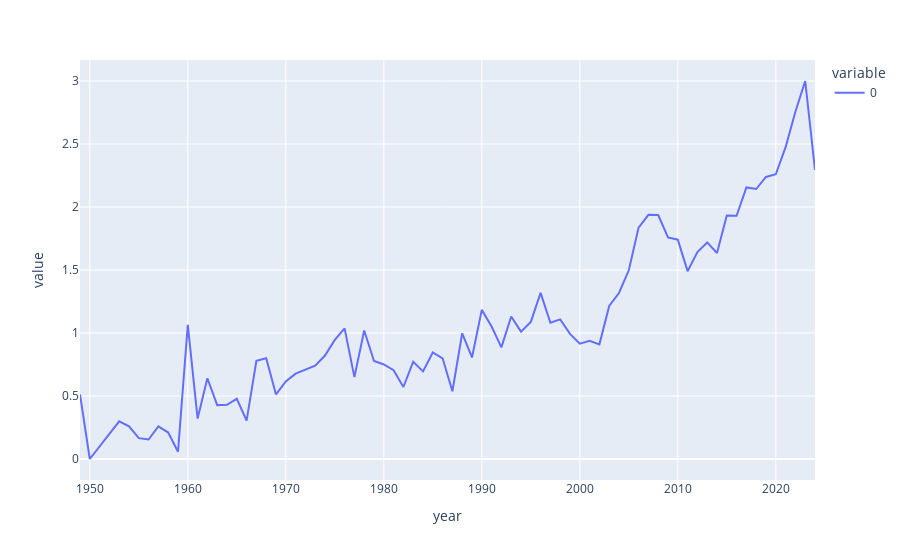

Write notebook code for a chart like this one.
### Code cell
complexity_index = normalized_avg_pieces+normalized_avg_diff_pieces+normalized_avg_diff_colors
complexity_index.plot()

### Figure 1 — Plotly figure (JSON) as saved in the notebook; plotly's stock layout.template omitted (floating-point values rounded to 4 significant figures)
{"data": [{"hovertemplate": "variable=0<br>year=%{x}<br>value=%{y}<extra></extra>", "legendgroup": "0", "line": {"color": "#636efa", "dash": "solid"}, "marker": {"symbol": "circle"}, "mode": "lines", "name": "0", "orientation": "v", "showlegend": true, "type": "scatter", "x": [1949, 1950, 1953, 1954, 1955, 1956, 1957, 1958, 1959, 1960, 1961, 1962, 1963, 1964, 1965, 1966, 1967, 1968, 1969, 1970, 1971, 1972, 1973, 1974, 1975, 1976, 1977, 1978, 1979, 1980, 1981, 1982, 1983, 1984, 1985, 1986, 1987, 1988, 1989, 1990, 1991, 1992, 1993, 1994, 1995, 1996, 1997, 1998, 1999, 2000, 2001, 2002, 2003, 2004, 2005, 2006, 2007, 2008, 2009, 2010, 2011, 2012, 2013, 2014, 2015, 2016, 2017, 2018, 2019, 2020, 2021, 2022, 2023, 2024], "xaxis": "x", "y": [0.5127, 0, 0.2986, 0.2588, 0.1657, 0.155, 0.2593, 0.2099, 0.05723, 1.064, 0.3207, 0.6408, 0.4277, 0.4305, 0.4778, 0.304, 0.7799, 0.7996, 0.5126, 0.6152, 0.6777, 0.7109, 0.7413, 0.8213, 0.9456, 1.037, 0.6495, 1.02, 0.7774, 0.7506, 0.705, 0.5714, 0.7724, 0.6954, 0.8454, 0.7993, 0.5374, 0.9978, 0.8058, 1.184, 1.051, 0.8858, 1.131, 1.011, 1.088, 1.318, 1.081, 1.108, 0.9932, 0.9152, 0.9389, 0.9101, 1.214, 1.317, 1.498, 1.837, 1.938, 1.936, 1.759, 1.741, 1.491, 1.642, 1.719, 1.635, 1.932, 1.93, 2.155, 2.143, 2.239, 2.26, 2.475, 2.755, 3, 2.294], "yaxis": "y"}], "layout": {"legend": {"title": {"text": "variable"}, "tracegroupgap": 0}, "margin": {"t": 60}, "xaxis": {"anchor": "y", "domain": [0, 1], "title": {"text": "year"}}, "yaxis": {"anchor": "x", "domain": [0, 1], "title": {"text": "value"}}}}
